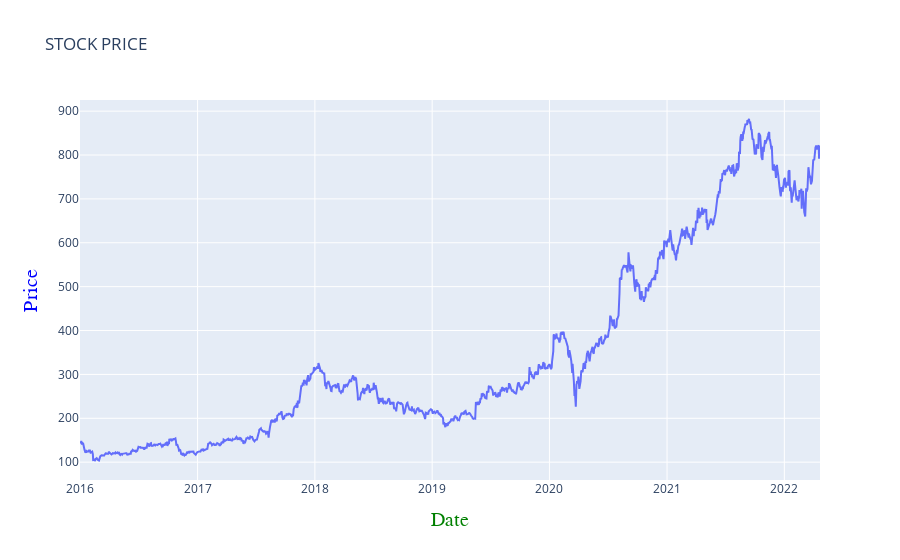

The code cell stored with this chart in its notebook:
### Code cell
iplot(plot)

### Figure 1 — Plotly figure (JSON) as saved in the notebook; plotly's stock layout.template omitted (floating-point values rounded to 4 significant figures; data arrays with more than 128 entries replaced by an {"elided": "..."} marker saying what was removed)
{"data": [{"type": "scatter", "x": {"elided": "1561 str values"}, "y": {"elided": "1561 float values"}}], "layout": {"title": {"text": "STOCK PRICE"}, "xaxis": {"title": {"font": {"color": "green", "family": "Arial", "size": 20}, "text": "Date"}}, "yaxis": {"title": {"font": {"color": "blue", "family": "Arial", "size": 20}, "text": "Price"}}}}
